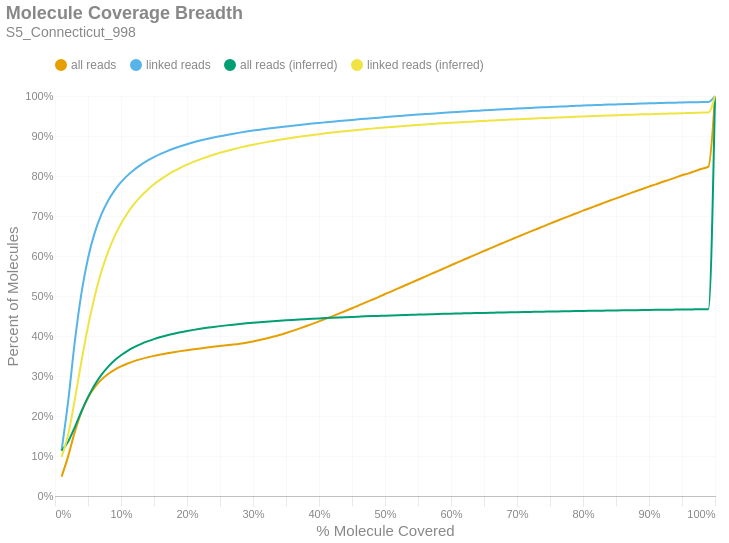

Notebook source saved alongside this figure:
### Markdown cell above
### Molecule Read Coverage
This chart shows molecule coverage breadth as computed by the number of bases aligned to that molecule. In other words, "*how much of each unique long molecule is actually sequenced/aligned?*" Keep in mind there is a distinction between sequences and alignments, since some sequences belonging to a particular molecule may not align well and wouldn't appear in the alignment data. This chart also shows molecule coverage breadth as computed by the *inferred fragment* from which the aligned sequences originate. Unlike read coverage, this calculation takes into account the total insert size, including unsequenced gaps between the forward and reverse reads. Like the previous figures, these are cumulative percents.

### Code cell
if SKIPLR:
    print_html(f"Skipped")
else:
    binned_df = consolidated_hist(valids['coverage_bp'], mask, 0.01, True)
    binned_df_inf = consolidated_hist(valids['coverage_inserts'], mask, 0.01, True)
    binned_df = binned_df.with_columns(pl.lit(binned_df_inf['all reads (cumsum)']).alias('all reads (inferred)'))
    binned_df = binned_df.with_columns(pl.lit(binned_df_inf['linked reads (cumsum)']).alias('linked reads (inferred)'))
    binned_df = binned_df.with_columns(
        (pl.col('bin').cast(pl.Float64) + 0.01).alias('right_edge')
    )

    with SafeRender(binned_df):
        (
            density_plot(binned_df, 'Molecule Coverage Breadth', samplename, 'molcov', ['all reads (inferred)','linked reads (inferred)'])
            .encode(
                #x=alt.X('bin:Q', title="% Molecule Covered").axis(format = '%').scale(padding=0),
                x=alt.X('right_edge:Q', title="% Molecule Covered").axis(format='%').scale(padding=0),
                y=alt.Y('value:Q', title='Percent of Molecules')
                    .axis(format='%')
                    .stack(False)
                    .scale(domainMin=0, padding=0),
                color=alt.Color("key:N").scale(domain = ["all reads", "linked reads", "all reads (inferred)", "linked reads (inferred)"]),
                tooltip = [
                    alt.Tooltip("key:N", title = "Data Type"),
                    alt.Tooltip("range_label:N", title="% Molecule Covered"),
                    alt.Tooltip("value:Q", format = ".2%", title="% Molecules")
                ]
            )
        ).display()

### Figure 1 — Vega-Lite specification as saved in the notebook (floating-point values rounded to 4 significant figures)
{"width": "container", "height": 400, "config": {"title": {"anchor": "start", "dy": -15, "fontSize": 18, "color": "#888888", "subtitleColor": "#888888", "subtitleFontSize": 14}, "arc": {"fill": "#0072B2"}, "axis": {"domainColor": "#888888", "domainWidth": 0.5, "gridWidth": 0.2, "grid": false, "titleFontWeight": 400, "titleFontSize": 15, "labelFontSize": 11, "labelColor": "#888888", "tickColor": "#888888", "tickWidth": 0.2, "titleColor": "#888888"}, "axisBand": {"grid": false}, "axisX": {"grid": true, "tickSize": 10, "domainCap": "round"}, "axisY": {"domain": false, "grid": true, "tickSize": 0, "domainCap": "round"}, "background": "transparent", "header": {"labelFontSize": 15, "labelColor": "#888888", "titleFontSize": 15, "titleFontWeight": 600, "titleColor": "#888888"}, "legend": {"labelFont": "sans-serif", "labelFontSize": 12, "labelColor": "#888888", "symbolSize": 100, "symbolType": "circle", "titleFontSize": 12, "titlePadding": 10, "titleColor": "#888888", "title": null, "orient": "top"}, "range": {"category": ["#E69F00", "#56B4E9", "#009E73", "#F0E442", "#0072B2", "#D55E00", "#CC79A7", "#000000"], "diverging": ["#cfe8f3", "#a2d4ec", "#73bfe2", "#46abdb", "#1696d2", "#12719e"]}, "area": {"fill": "#0072B2", "fillOpacity": 0.7, "line": true, "strokeOpacity": 0.7}, "line": {"color": "#0072B2", "stroke": "#0072B2", "strokeWidth": 2}, "trail": {"color": "#0072B2", "stroke": "#0072B2", "strokeWidth": 0, "size": 1}, "point": {"filled": true, "fillOpacity": 1.0, "size": 95}, "text": {"color": "#888888", "fontSize": 11, "align": "right", "fontWeight": 400, "size": 11}, "bar": {"fill": "#0072B2", "stroke": null}, "view": {"stroke": null, "continuousWidth": 660, "continuousHeight": 400}}, "data": {"name": "data-ec6a411746972fd88375e047f858f354"}, "mark": {"type": "line", "interpolate": "monotone", "point": {"opacity": 0, "size": 275}}, "encoding": {"color": {"field": "key", "scale": {"domain": ["all reads", "linked reads", "all reads (inferred)", "linked reads (inferred)"]}, "type": "nominal"}, "tooltip": [{"field": "key", "title": "Data Type", "type": "nominal"}, {"field": "range_label", "title": "% Molecule Covered", "type": "nominal"}, {"field": "value", "format": ".2%", "title": "% Molecules", "type": "quantitative"}], "x": {"axis": {"format": "%"}, "field": "right_edge", "scale": {"padding": 0}, "title": "% Molecule Covered", "type": "quantitative"}, "y": {"axis": {"format": "%"}, "field": "value", "scale": {"domainMin": 0, "padding": 0}, "stack": false, "title": "Percent of Molecules", "type": "quantitative"}}, "params": [{"name": "param_c36ac31b6afebe62", "select": {"type": "point", "fields": ["key"]}, "bind": "legend"}], "title": {"text": "Molecule Coverage Breadth", "subtitle": "S5_Connecticut_998"}, "transform": [{"fold": ["all reads (cumsum)", "linked reads (cumsum)", "all reads (inferred)", "linked reads (inferred)"]}, {"calculate": "replace(datum.key, ' (cumsum)', '')", "as": "key"}, {"filter": {"param": "param_c36ac31b6afebe62"}}], "usermeta": {"embedOptions": {"downloadFileName": "S5_Connecticut_998.molcov"}}, "$schema": "https://vega.github.io/schema/vega-lite/v6.1.0.json", "datasets": {"data-ec6a411746972fd88375e047f858f354": [{"bin": "0.0", "interval": "0.0-0.01", "all reads": 0.04853, "linked reads": 0.114, "all reads (cumsum)": 0.04853, "linked reads (cumsum)": 0.114, "range_label": "0.0-0.01", "all reads (inferred)": 0.1128, "linked reads (inferred)": 0.09775, "right_edge": 0.01}, {"bin": "0.01", "interval": "0.01-0.02", "all reads": 0.05114, "linked reads": 0.1237, "all reads (cumsum)": 0.09967, "linked reads (cumsum)": 0.2378, "range_label": "0.01-0.02", "all reads (inferred)": 0.1365, "linked reads (inferred)": 0.154, "right_edge": 0.02}, {"bin": "0.02", "interval": "0.02-0.03", "all reads": 0.06065, "linked reads": 0.1479, "all reads (cumsum)": 0.1603, "linked reads (cumsum)": 0.3857, "range_label": "0.02-0.03", "all reads (inferred)": 0.1723, "linked reads (inferred)": 0.2411, "right_edge": 0.03}, {"bin": "0.03", "interval": "0.03-0.04", "all reads": 0.04949, "linked reads": 0.1209, "all reads (cumsum)": 0.2098, "linked reads (cumsum)": 0.5066, "range_label": "0.03-0.04", "all reads (inferred)": 0.2113, "linked reads (inferred)": 0.3362, "right_edge": 0.04}, {"bin": "0.04", "interval": "0.04-0.05", "all reads": 0.03604, "linked reads": 0.08802, "all reads (cumsum)": 0.2459, "linked reads (cumsum)": 0.5946, "range_label": "0.04-0.05", "all reads (inferred)": 0.2471, "linked reads (inferred)": 0.4238, "right_edge": 0.05}, {"bin": "0.05", "interval": "0.05-0.06", "all reads": 0.0257, "linked reads": 0.06258, "all reads (cumsum)": 0.2716, "linked reads (cumsum)": 0.6572, "range_label": "0.05-0.06", "all reads (inferred)": 0.2774, "linked reads (inferred)": 0.4982, "right_edge": 0.06}, {"bin": "0.06", "interval": "0.06-0.07", "all reads": 0.01878, "linked reads": 0.04566, "all reads (cumsum)": 0.2903, "linked reads (cumsum)": 0.7028, "range_label": "0.06-0.07", "all reads (inferred)": 0.3023, "linked reads (inferred)": 0.5592, "right_edge": 0.07}, {"bin": "0.07", "interval": "0.07-0.08", "all reads": 0.01407, "linked reads": 0.03414, "all reads (cumsum)": 0.3044, "linked reads (cumsum)": 0.737, "range_label": "0.07-0.08", "all reads (inferred)": 0.3224, "linked reads (inferred)": 0.6084, "right_edge": 0.08}, {"bin": "0.08", "interval": "0.08-0.09", "all reads": 0.01093, "linked reads": 0.02646, "all reads (cumsum)": 0.3153, "linked reads (cumsum)": 0.7634, "range_label": "0.08-0.09", "all reads (inferred)": 0.3387, "linked reads (inferred)": 0.6483, "right_edge": 0.09}, {"bin": "0.09", "interval": "0.09-0.1", "all reads": 0.008722, "linked reads": 0.02101, "all reads (cumsum)": 0.3241, "linked reads (cumsum)": 0.7845, "range_label": "0.09-0.1", "all reads (inferred)": 0.352, "linked reads (inferred)": 0.6809, "right_edge": 0.1}, {"bin": "0.1", "interval": "0.1-0.11", "all reads": 0.007124, "linked reads": 0.0171, "all reads (cumsum)": 0.3312, "linked reads (cumsum)": 0.8016, "range_label": "0.1-0.11", "all reads (inferred)": 0.3629, "linked reads (inferred)": 0.7076, "right_edge": 0.11}, {"bin": "0.11", "interval": "0.11-0.12", "all reads": 0.00594, "linked reads": 0.01423, "all reads (cumsum)": 0.3371, "linked reads (cumsum)": 0.8158, "range_label": "0.11-0.12", "all reads (inferred)": 0.3721, "linked reads (inferred)": 0.7301, "right_edge": 0.12}, {"bin": "0.12", "interval": "0.12-0.13", "all reads": 0.005008, "linked reads": 0.01196, "all reads (cumsum)": 0.3421, "linked reads (cumsum)": 0.8277, "range_label": "0.12-0.13", "all reads (inferred)": 0.3799, "linked reads (inferred)": 0.749, "right_edge": 0.13}, {"bin": "0.13", "interval": "0.13-0.14", "all reads": 0.004398, "linked reads": 0.01047, "all reads (cumsum)": 0.3465, "linked reads (cumsum)": 0.8382, "range_label": "0.13-0.14", "all reads (inferred)": 0.3865, "linked reads (inferred)": 0.7652, "right_edge": 0.14}, {"bin": "0.14", "interval": "0.14-0.15", "all reads": 0.003848, "linked reads": 0.009088, "all reads (cumsum)": 0.3504, "linked reads (cumsum)": 0.8473, "range_label": "0.14-0.15", "all reads (inferred)": 0.3923, "linked reads (inferred)": 0.7792, "right_edge": 0.15}, {"bin": "0.15", "interval": "0.15-0.16", "all reads": 0.003405, "linked reads": 0.007976, "all reads (cumsum)": 0.3538, "linked reads (cumsum)": 0.8553, "range_label": "0.15-0.16", "all reads (inferred)": 0.3973, "linked reads (inferred)": 0.7915, "right_edge": 0.16}, {"bin": "0.16", "interval": "0.16-0.17", "all reads": 0.003058, "linked reads": 0.007049, "all reads (cumsum)": 0.3568, "linked reads (cumsum)": 0.8623, "range_label": "0.16-0.17", "all reads (inferred)": 0.4018, "linked reads (inferred)": 0.8024, "right_edge": 0.17}, {"bin": "0.17", "interval": "0.17-0.18", "all reads": 0.002799, "linked reads": 0.006336, "all reads (cumsum)": 0.3596, "linked reads (cumsum)": 0.8687, "range_label": "0.17-0.18", "all reads (inferred)": 0.4057, "linked reads (inferred)": 0.8119, "right_edge": 0.18}, {"bin": "0.18", "interval": "0.18-0.19", "all reads": 0.002554, "linked reads": 0.005646, "all reads (cumsum)": 0.3622, "linked reads (cumsum)": 0.8743, "range_label": "0.18-0.19", "all reads (inferred)": 0.4092, "linked reads (inferred)": 0.8205, "right_edge": 0.19}, {"bin": "0.19", "interval": "0.19-0.2", "all reads": 0.002403, "linked reads": 0.005167, "all reads (cumsum)": 0.3646, "linked reads (cumsum)": 0.8795, "range_label": "0.19-0.2", "all reads (inferred)": 0.4124, "linked reads (inferred)": 0.8283, "right_edge": 0.2}, {"bin": "0.2", "interval": "0.2-0.21", "all reads": 0.002261, "linked reads": 0.004717, "all reads (cumsum)": 0.3668, "linked reads (cumsum)": 0.8842, "range_label": "0.2-0.21", "all reads (inferred)": 0.4153, "linked reads (inferred)": 0.8353, "right_edge": 0.21}, {"bin": "0.21", "interval": "0.21-0.22", "all reads": 0.002163, "linked reads": 0.004351, "all reads (cumsum)": 0.369, "linked reads (cumsum)": 0.8885, "range_label": "0.21-0.22", "all reads (inferred)": 0.4179, "linked reads (inferred)": 0.8416, "right_edge": 0.22}, {"bin": "0.22", "interval": "0.22-0.23", "all reads": 0.002031, "linked reads": 0.003951, "all reads (cumsum)": 0.371, "linked reads (cumsum)": 0.8925, "range_label": "0.22-0.23", "all reads (inferred)": 0.4204, "linked reads (inferred)": 0.8476, "right_edge": 0.23}, {"bin": "0.23", "interval": "0.23-0.24", "all reads": 0.001989, "linked reads": 0.003686, "all reads (cumsum)": 0.373, "linked reads (cumsum)": 0.8962, "range_label": "0.23-0.24", "all reads (inferred)": 0.4226, "linked reads (inferred)": 0.853, "right_edge": 0.24}, {"bin": "0.24", "interval": "0.24-0.25", "all reads": 0.00197, "linked reads": 0.00346, "all reads (cumsum)": 0.375, "linked reads (cumsum)": 0.8996, "range_label": "0.24-0.25", "all reads (inferred)": 0.4247, "linked reads (inferred)": 0.858, "right_edge": 0.25}, {"bin": "0.25", "interval": "0.25-0.26", "all reads": 0.00188, "linked reads": 0.00312, "all reads (cumsum)": 0.3769, "linked reads (cumsum)": 0.9028, "range_label": "0.25-0.26", "all reads (inferred)": 0.4266, "linked reads (inferred)": 0.8626, "right_edge": 0.26}, {"bin": "0.26", "interval": "0.26-0.27", "all reads": 0.001892, "linked reads": 0.00289, "all reads (cumsum)": 0.3788, "linked reads (cumsum)": 0.9056, "range_label": "0.26-0.27", "all reads (inferred)": 0.4284, "linked reads (inferred)": 0.8669, "right_edge": 0.27}, {"bin": "0.27", "interval": "0.27-0.28", "all reads": 0.002112, "linked reads": 0.002805, "all reads (cumsum)": 0.3809, "linked reads (cumsum)": 0.9084, "range_label": "0.27-0.28", "all reads (inferred)": 0.43, "linked reads (inferred)": 0.871, "right_edge": 0.28}, {"bin": "0.28", "interval": "0.28-0.29", "all reads": 0.002461, "linked reads": 0.002614, "all reads (cumsum)": 0.3833, "linked reads (cumsum)": 0.9111, "range_label": "0.28-0.29", "all reads (inferred)": 0.4316, "linked reads (inferred)": 0.8748, "right_edge": 0.29}, {"bin": "0.29", "interval": "0.29-0.3", "all reads": 0.002943, "linked reads": 0.002434, "all reads (cumsum)": 0.3863, "linked reads (cumsum)": 0.9135, "range_label": "0.29-0.3", "all reads (inferred)": 0.433, "linked reads (inferred)": 0.8783, "right_edge": 0.3}, {"bin": "0.3", "interval": "0.3-0.31", "all reads": 0.003464, "linked reads": 0.002338, "all reads (cumsum)": 0.3898, "linked reads (cumsum)": 0.9158, "range_label": "0.3-0.31", "all reads (inferred)": 0.4344, "linked reads (inferred)": 0.8816, "right_edge": 0.31}, {"bin": "0.31", "interval": "0.31-0.32", "all reads": 0.003907, "linked reads": 0.002203, "all reads (cumsum)": 0.3937, "linked reads (cumsum)": 0.918, "range_label": "0.31-0.32", "all reads (inferred)": 0.4357, "linked reads (inferred)": 0.8847, "right_edge": 0.32}, {"bin": "0.32", "interval": "0.32-0.33", "all reads": 0.004326, "linked reads": 0.002119, "all reads (cumsum)": 0.398, "linked reads (cumsum)": 0.9202, "range_label": "0.32-0.33", "all reads (inferred)": 0.4369, "linked reads (inferred)": 0.8876, "right_edge": 0.33}, {"bin": "0.33", "interval": "0.33-0.34", "all reads": 0.004633, "linked reads": 0.00196, "all reads (cumsum)": 0.4026, "linked reads (cumsum)": 0.9221, "range_label": "0.33-0.34", "all reads (inferred)": 0.4381, "linked reads (inferred)": 0.8904, "right_edge": 0.34}, {"bin": "0.34", "interval": "0.34-0.35", "all reads": 0.005023, "linked reads": 0.001866, "all reads (cumsum)": 0.4076, "linked reads (cumsum)": 0.924, "range_label": "0.34-0.35", "all reads (inferred)": 0.4392, "linked reads (inferred)": 0.8931, "right_edge": 0.35}, {"bin": "0.35", "interval": "0.35-0.36", "all reads": 0.00527, "linked reads": 0.001878, "all reads (cumsum)": 0.4129, "linked reads (cumsum)": 0.9259, "range_label": "0.35-0.36", "all reads (inferred)": 0.4402, "linked reads (inferred)": 0.8956, "right_edge": 0.36}, {"bin": "0.36", "interval": "0.36-0.37", "all reads": 0.005516, "linked reads": 0.001743, "all reads (cumsum)": 0.4184, "linked reads (cumsum)": 0.9276, "range_label": "0.36-0.37", "all reads (inferred)": 0.4412, "linked reads (inferred)": 0.8981, "right_edge": 0.37}, {"bin": "0.37", "interval": "0.37-0.38", "all reads": 0.005813, "linked reads": 0.001751, "all reads (cumsum)": 0.4242, "linked reads (cumsum)": 0.9294, "range_label": "0.37-0.38", "all reads (inferred)": 0.4422, "linked reads (inferred)": 0.9003, "right_edge": 0.38}, {"bin": "0.38", "interval": "0.38-0.39", "all reads": 0.005981, "linked reads": 0.001665, "all reads (cumsum)": 0.4302, "linked reads (cumsum)": 0.931, "range_label": "0.38-0.39", "all reads (inferred)": 0.4431, "linked reads (inferred)": 0.9025, "right_edge": 0.39}, {"bin": "0.39", "interval": "0.39-0.4", "all reads": 0.006265, "linked reads": 0.001685, "all reads (cumsum)": 0.4365, "linked reads (cumsum)": 0.9327, "range_label": "0.39-0.4", "all reads (inferred)": 0.444, "linked reads (inferred)": 0.9047, "right_edge": 0.4}, {"bin": "0.4", "interval": "0.4-0.41", "all reads": 0.006205, "linked reads": 0.00158, "all reads (cumsum)": 0.4427, "linked reads (cumsum)": 0.9343, "range_label": "0.4-0.41", "all reads (inferred)": 0.4448, "linked reads (inferred)": 0.9066, "right_edge": 0.41}, {"bin": "0.41", "interval": "0.41-0.42", "all reads": 0.00649, "linked reads": 0.001545, "all reads (cumsum)": 0.4492, "linked reads (cumsum)": 0.9358, "range_label": "0.41-0.42", "all reads (inferred)": 0.4456, "linked reads (inferred)": 0.9085, "right_edge": 0.42}, {"bin": "0.42", "interval": "0.42-0.43", "all reads": 0.006662, "linked reads": 0.001515, "all reads (cumsum)": 0.4558, "linked reads (cumsum)": 0.9373, "range_label": "0.42-0.43", "all reads (inferred)": 0.4463, "linked reads (inferred)": 0.9103, "right_edge": 0.43}, {"bin": "0.43", "interval": "0.43-0.44", "all reads": 0.006689, "linked reads": 0.001483, "all reads (cumsum)": 0.4625, "linked reads (cumsum)": 0.9388, "range_label": "0.43-0.44", "all reads (inferred)": 0.4471, "linked reads (inferred)": 0.9121, "right_edge": 0.44}, {"bin": "0.44", "interval": "0.44-0.45", "all reads": 0.006905, "linked reads": 0.001463, "all reads (cumsum)": 0.4694, "linked reads (cumsum)": 0.9403, "range_label": "0.44-0.45", "all reads (inferred)": 0.4478, "linked reads (inferred)": 0.9138, "right_edge": 0.45}, {"bin": "0.45", "interval": "0.45-0.46", "all reads": 0.006882, "linked reads": 0.001419, "all reads (cumsum)": 0.4763, "linked reads (cumsum)": 0.9417, "range_label": "0.45-0.46", "all reads (inferred)": 0.4484, "linked reads (inferred)": 0.9154, "right_edge": 0.46}, {"bin": "0.46", "interval": "0.46-0.47", "all reads": 0.00696, "linked reads": 0.001416, "all reads (cumsum)": 0.4833, "linked reads (cumsum)": 0.9431, "range_label": "0.46-0.47", "all reads (inferred)": 0.4491, "linked reads (inferred)": 0.917, "right_edge": 0.47}, {"bin": "0.47", "interval": "0.47-0.48", "all reads": 0.007122, "linked reads": 0.001393, "all reads (cumsum)": 0.4904, "linked reads (cumsum)": 0.9445, "range_label": "0.47-0.48", "all reads (inferred)": 0.4497, "linked reads (inferred)": 0.9184, "right_edge": 0.48}, {"bin": "0.48", "interval": "0.48-0.49", "all reads": 0.006859, "linked reads": 0.001335, "all reads (cumsum)": 0.4973, "linked reads (cumsum)": 0.9459, "range_label": "0.48-0.49", "all reads (inferred)": 0.4503, "linked reads (inferred)": 0.9198, "right_edge": 0.49}, {"bin": "0.49", "interval": "0.49-0.5", "all reads": 0.007669, "linked reads": 0.001382, "all reads (cumsum)": 0.5049, "linked reads (cumsum)": 0.9472, "range_label": "0.49-0.5", "all reads (inferred)": 0.4509, "linked reads (inferred)": 0.9213, "right_edge": 0.5}, {"bin": "0.5", "interval": "0.5-0.51", "all reads": 0.006594, "linked reads": 0.001292, "all reads (cumsum)": 0.5115, "linked reads (cumsum)": 0.9485, "range_label": "0.5-0.51", "all reads (inferred)": 0.4515, "linked reads (inferred)": 0.9226, "right_edge": 0.51}, {"bin": "0.51", "interval": "0.51-0.52", "all reads": 0.00749, "linked reads": 0.001299, "all reads (cumsum)": 0.519, "linked reads (cumsum)": 0.9498, "range_label": "0.51-0.52", "all reads (inferred)": 0.452, "linked reads (inferred)": 0.9239, "right_edge": 0.52}, {"bin": "0.52", "interval": "0.52-0.53", "all reads": 0.007143, "linked reads": 0.001296, "all reads (cumsum)": 0.5262, "linked reads (cumsum)": 0.9511, "range_label": "0.52-0.53", "all reads (inferred)": 0.4525, "linked reads (inferred)": 0.9252, "right_edge": 0.53}, {"bin": "0.53", "interval": "0.53-0.54", "all reads": 0.007264, "linked reads": 0.001184, "all reads (cumsum)": 0.5334, "linked reads (cumsum)": 0.9523, "range_label": "0.53-0.54", "all reads (inferred)": 0.4531, "linked reads (inferred)": 0.9264, "right_edge": 0.54}, {"bin": "0.54", "interval": "0.54-0.55", "all reads": 0.00718, "linked reads": 0.001213, "all reads (cumsum)": 0.5406, "linked reads (cumsum)": 0.9535, "range_label": "0.54-0.55", "all reads (inferred)": 0.4536, "linked reads (inferred)": 0.9276, "right_edge": 0.55}, {"bin": "0.55", "interval": "0.55-0.56", "all reads": 0.007297, "linked reads": 0.001183, "all reads (cumsum)": 0.5479, "linked reads (cumsum)": 0.9547, "range_label": "0.55-0.56", "all reads (inferred)": 0.454, "linked reads (inferred)": 0.9288, "right_edge": 0.56}, {"bin": "0.56", "interval": "0.56-0.57", "all reads": 0.007303, "linked reads": 0.001175, "all reads (cumsum)": 0.5552, "linked reads (cumsum)": 0.9559, "range_label": "0.56-0.57", "all reads (inferred)": 0.4545, "linked reads (inferred)": 0.9299, "right_edge": 0.57}, {"bin": "0.57", "interval": "0.57-0.58", "all reads": 0.0071, "linked reads": 0.0011, "all reads (cumsum)": 0.5623, "linked reads (cumsum)": 0.957, "range_label": "0.57-0.58", "all reads (inferred)": 0.455, "linked reads (inferred)": 0.931, "right_edge": 0.58}, {"bin": "0.58", "interval": "0.58-0.59", "all reads": 0.007277, "linked reads": 0.001119, "all reads (cumsum)": 0.5696, "linked reads (cumsum)": 0.9581, "range_label": "0.58-0.59", "all reads (inferred)": 0.4554, "linked reads (inferred)": 0.932, "right_edge": 0.59}, {"bin": "0.59", "interval": "0.59-0.6", "all reads": 0.007331, "linked reads": 0.001082, "all reads (cumsum)": 0.5769, "linked reads (cumsum)": 0.9592, "range_label": "0.59-0.6", "all reads (inferred)": 0.4558, "linked reads (inferred)": 0.933, "right_edge": 0.6}, {"bin": "0.6", "interval": "0.6-0.61", "all reads": 0.007011, "linked reads": 0.001031, "all reads (cumsum)": 0.5839, "linked reads (cumsum)": 0.9602, "range_label": "0.6-0.61", "all reads (inferred)": 0.4562, "linked reads (inferred)": 0.934, "right_edge": 0.61}, {"bin": "0.61", "interval": "0.61-0.62", "all reads": 0.007266, "linked reads": 0.001001, "all reads (cumsum)": 0.5912, "linked reads (cumsum)": 0.9612, "range_label": "0.61-0.62", "all reads (inferred)": 0.4566, "linked reads (inferred)": 0.9349, "right_edge": 0.62}, {"bin": "0.62", "interval": "0.62-0.63", "all reads": 0.007114, "linked reads": 0.000989, "all reads (cumsum)": 0.5983, "linked reads (cumsum)": 0.9622, "range_label": "0.62-0.63", "all reads (inferred)": 0.457, "linked reads (inferred)": 0.9358, "right_edge": 0.63}, {"bin": "0.63", "interval": "0.63-0.64", "all reads": 0.007129, "linked reads": 0.0009627, "all reads (cumsum)": 0.6054, "linked reads (cumsum)": 0.9632, "range_label": "0.63-0.64", "all reads (inferred)": 0.4574, "linked reads (inferred)": 0.9367, "right_edge": 0.64}, {"bin": "0.64", "interval": "0.64-0.65", "all reads": 0.007029, "linked reads": 0.0009613, "all reads (cumsum)": 0.6125, "linked reads (cumsum)": 0.9641, "range_label": "0.64-0.65", "all reads (inferred)": 0.4578, "linked reads (inferred)": 0.9376, "right_edge": 0.65}, {"bin": "0.65", "interval": "0.65-0.66", "all reads": 0.007244, "linked reads": 0.000944, "all reads (cumsum)": 0.6197, "linked reads (cumsum)": 0.9651, "range_label": "0.65-0.66", "all reads (inferred)": 0.4582, "linked reads (inferred)": 0.9385, "right_edge": 0.66}, {"bin": "0.66", "interval": "0.66-0.67", "all reads": 0.006825, "linked reads": 0.0008993, "all reads (cumsum)": 0.6265, "linked reads (cumsum)": 0.966, "range_label": "0.66-0.67", "all reads (inferred)": 0.4585, "linked reads (inferred)": 0.9394, "right_edge": 0.67}, {"bin": "0.67", "interval": "0.67-0.68", "all reads": 0.007033, "linked reads": 0.0008923, "all reads (cumsum)": 0.6336, "linked reads (cumsum)": 0.9669, "range_label": "0.67-0.68", "all reads (inferred)": 0.4589, "linked reads (inferred)": 0.9402, "right_edge": 0.68}, {"bin": "0.68", "interval": "0.68-0.69", "all reads": 0.006761, "linked reads": 0.0008442, "all reads (cumsum)": 0.6403, "linked reads (cumsum)": 0.9677, "range_label": "0.68-0.69", "all reads (inferred)": 0.4592, "linked reads (inferred)": 0.941, "right_edge": 0.69}, {"bin": "0.69", "interval": "0.69-0.7", "all reads": 0.006975, "linked reads": 0.0008566, "all reads (cumsum)": 0.6473, "linked reads (cumsum)": 0.9686, "range_label": "0.69-0.7", "all reads (inferred)": 0.4596, "linked reads (inferred)": 0.9418, "right_edge": 0.7}, {"bin": "0.7", "interval": "0.7-0.71", "all reads": 0.006699, "linked reads": 0.0008362, "all reads (cumsum)": 0.654, "linked reads (cumsum)": 0.9694, "range_label": "0.7-0.71", "all reads (inferred)": 0.4599, "linked reads (inferred)": 0.9426, "right_edge": 0.71}, {"bin": "0.71", "interval": "0.71-0.72", "all reads": 0.006776, "linked reads": 0.0008219, "all reads (cumsum)": 0.6608, "linked reads (cumsum)": 0.9702, "range_label": "0.71-0.72", "all reads (inferred)": 0.4602, "linked reads (inferred)": 0.9433, "right_edge": 0.72}, {"bin": "0.72", "interval": "0.72-0.73", "all reads": 0.00682, "linked reads": 0.0008018, "all reads (cumsum)": 0.6676, "linked reads (cumsum)": 0.971, "range_label": "0.72-0.73", "all reads (inferred)": 0.4605, "linked reads (inferred)": 0.9441, "right_edge": 0.73}, {"bin": "0.73", "interval": "0.73-0.74", "all reads": 0.006572, "linked reads": 0.0007885, "all reads (cumsum)": 0.6742, "linked reads (cumsum)": 0.9718, "range_label": "0.73-0.74", "all reads (inferred)": 0.4608, "linked reads (inferred)": 0.9448, "right_edge": 0.74}, {"bin": "0.74", "interval": "0.74-0.75", "all reads": 0.006923, "linked reads": 0.0007741, "all reads (cumsum)": 0.6811, "linked reads (cumsum)": 0.9726, "range_label": "0.74-0.75", "all reads (inferred)": 0.4611, "linked reads (inferred)": 0.9455, "right_edge": 0.75}, {"bin": "0.75", "interval": "0.75-0.76", "all reads": 0.006375, "linked reads": 0.0006971, "all reads (cumsum)": 0.6875, "linked reads (cumsum)": 0.9733, "range_label": "0.75-0.76", "all reads (inferred)": 0.4614, "linked reads (inferred)": 0.9462, "right_edge": 0.76}, {"bin": "0.76", "interval": "0.76-0.77", "all reads": 0.006529, "linked reads": 0.0007348, "all reads (cumsum)": 0.694, "linked reads (cumsum)": 0.974, "range_label": "0.76-0.77", "all reads (inferred)": 0.4617, "linked reads (inferred)": 0.9469, "right_edge": 0.77}, {"bin": "0.77", "interval": "0.77-0.78", "all reads": 0.006465, "linked reads": 0.00068, "all reads (cumsum)": 0.7005, "linked reads (cumsum)": 0.9747, "range_label": "0.77-0.78", "all reads (inferred)": 0.462, "linked reads (inferred)": 0.9476, "right_edge": 0.78}, {"bin": "0.78", "interval": "0.78-0.79", "all reads": 0.006391, "linked reads": 0.0006577, "all reads (cumsum)": 0.7068, "linked reads (cumsum)": 0.9754, "range_label": "0.78-0.79", "all reads (inferred)": 0.4623, "linked reads (inferred)": 0.9482, "right_edge": 0.79}, {"bin": "0.79", "interval": "0.79-0.8", "all reads": 0.006632, "linked reads": 0.0006917, "all reads (cumsum)": 0.7135, "linked reads (cumsum)": 0.976, "range_label": "0.79-0.8", "all reads (inferred)": 0.4626, "linked reads (inferred)": 0.9489, "right_edge": 0.8}, {"bin": "0.8", "interval": "0.8-0.81", "all reads": 0.005987, "linked reads": 0.0006377, "all reads (cumsum)": 0.7195, "linked reads (cumsum)": 0.9767, "range_label": "0.8-0.81", "all reads (inferred)": 0.4629, "linked reads (inferred)": 0.9495, "right_edge": 0.81}, {"bin": "0.81", "interval": "0.81-0.82", "all reads": 0.006187, "linked reads": 0.000633, "all reads (cumsum)": 0.7257, "linked reads (cumsum)": 0.9773, "range_label": "0.81-0.82", "all reads (inferred)": 0.4631, "linked reads (inferred)": 0.9501, "right_edge": 0.82}, {"bin": "0.82", "interval": "0.82-0.83", "all reads": 0.006255, "linked reads": 0.0005903, "all reads (cumsum)": 0.7319, "linked reads (cumsum)": 0.9779, "range_label": "0.82-0.83", "all reads (inferred)": 0.4634, "linked reads (inferred)": 0.9507, "right_edge": 0.83}, {"bin": "0.83", "interval": "0.83-0.84", "all reads": 0.006176, "linked reads": 0.0005733, "all reads (cumsum)": 0.7381, "linked reads (cumsum)": 0.9785, "range_label": "0.83-0.84", "all reads (inferred)": 0.4637, "linked reads (inferred)": 0.9513, "right_edge": 0.84}, {"bin": "0.84", "interval": "0.84-0.85", "all reads": 0.00597, "linked reads": 0.0005499, "all reads (cumsum)": 0.7441, "linked reads (cumsum)": 0.979, "range_label": "0.84-0.85", "all reads (inferred)": 0.4639, "linked reads (inferred)": 0.9519, "right_edge": 0.85}, {"bin": "0.85", "interval": "0.85-0.86", "all reads": 0.006055, "linked reads": 0.0005703, "all reads (cumsum)": 0.7501, "linked reads (cumsum)": 0.9796, "range_label": "0.85-0.86", "all reads (inferred)": 0.4642, "linked reads (inferred)": 0.9525, "right_edge": 0.86}, {"bin": "0.86", "interval": "0.86-0.87", "all reads": 0.005871, "linked reads": 0.0005125, "all reads (cumsum)": 0.756, "linked reads (cumsum)": 0.9801, "range_label": "0.86-0.87", "all reads (inferred)": 0.4644, "linked reads (inferred)": 0.953, "right_edge": 0.87}, {"bin": "0.87", "interval": "0.87-0.88", "all reads": 0.005943, "linked reads": 0.0005219, "all reads (cumsum)": 0.7619, "linked reads (cumsum)": 0.9806, "range_label": "0.87-0.88", "all reads (inferred)": 0.4646, "linked reads (inferred)": 0.9535, "right_edge": 0.88}, {"bin": "0.88", "interval": "0.88-0.89", "all reads": 0.005725, "linked reads": 0.0004922, "all reads (cumsum)": 0.7676, "linked reads (cumsum)": 0.9811, "range_label": "0.88-0.89", "all reads (inferred)": 0.4649, "linked reads (inferred)": 0.9541, "right_edge": 0.89}, {"bin": "0.89", "interval": "0.89-0.9", "all reads": 0.005884, "linked reads": 0.0004808, "all reads (cumsum)": 0.7735, "linked reads (cumsum)": 0.9816, "range_label": "0.89-0.9", "all reads (inferred)": 0.4651, "linked reads (inferred)": 0.9546, "right_edge": 0.9}, {"bin": "0.9", "interval": "0.9-0.91", "all reads": 0.005418, "linked reads": 0.0004468, "all reads (cumsum)": 0.779, "linked reads (cumsum)": 0.9821, "range_label": "0.9-0.91", "all reads (inferred)": 0.4653, "linked reads (inferred)": 0.9551, "right_edge": 0.91}, {"bin": "0.91", "interval": "0.91-0.92", "all reads": 0.006106, "linked reads": 0.0004565, "all reads (cumsum)": 0.7851, "linked reads (cumsum)": 0.9825, "range_label": "0.91-0.92", "all reads (inferred)": 0.4655, "linked reads (inferred)": 0.9556, "right_edge": 0.92}, {"bin": "0.92", "interval": "0.92-0.93", "all reads": 0.00515, "linked reads": 0.0004181, "all reads (cumsum)": 0.7902, "linked reads (cumsum)": 0.9829, "range_label": "0.92-0.93", "all reads (inferred)": 0.4658, "linked reads (inferred)": 0.9561, "right_edge": 0.93}, {"bin": "0.93", "interval": "0.93-0.94", "all reads": 0.005613, "linked reads": 0.0003991, "all reads (cumsum)": 0.7958, "linked reads (cumsum)": 0.9833, "range_label": "0.93-0.94", "all reads (inferred)": 0.466, "linked reads (inferred)": 0.9566, "right_edge": 0.94}, {"bin": "0.94", "interval": "0.94-0.95", "all reads": 0.005994, "linked reads": 0.0004038, "all reads (cumsum)": 0.8018, "linked reads (cumsum)": 0.9837, "range_label": "0.94-0.95", "all reads (inferred)": 0.4662, "linked reads (inferred)": 0.957, "right_edge": 0.95}, {"bin": "0.95", "interval": "0.95-0.96", "all reads": 0.004865, "linked reads": 0.0003597, "all reads (cumsum)": 0.8067, "linked reads (cumsum)": 0.9841, "range_label": "0.95-0.96", "all reads (inferred)": 0.4664, "linked reads (inferred)": 0.9575, "right_edge": 0.96}, {"bin": "0.96", "interval": "0.96-0.97", "all reads": 0.005642, "linked reads": 0.0003507, "all reads (cumsum)": 0.8123, "linked reads (cumsum)": 0.9844, "range_label": "0.96-0.97", "all reads (inferred)": 0.4666, "linked reads (inferred)": 0.958, "right_edge": 0.97}, {"bin": "0.97", "interval": "0.97-0.98", "all reads": 0.005685, "linked reads": 0.0003293, "all reads (cumsum)": 0.818, "linked reads (cumsum)": 0.9848, "range_label": "0.97-0.98", "all reads (inferred)": 0.4669, "linked reads (inferred)": 0.9585, "right_edge": 0.98}, {"bin": "0.98", "interval": "0.98-0.99", "all reads": 0.005328, "linked reads": 0.000361, "all reads (cumsum)": 0.8233, "linked reads (cumsum)": 0.9851, "range_label": "0.98-0.99", "all reads (inferred)": 0.4671, "linked reads (inferred)": 0.9589, "right_edge": 0.99}, {"bin": "0.99", "interval": "0.99-1.0", "all reads": 0.1767, "linked reads": 0.01487, "all reads (cumsum)": 1.0, "linked reads (cumsum)": 1.0, "range_label": "0.99-1.0", "all reads (inferred)": 1.0, "linked reads (inferred)": 1.0, "right_edge": 1.0}]}}
